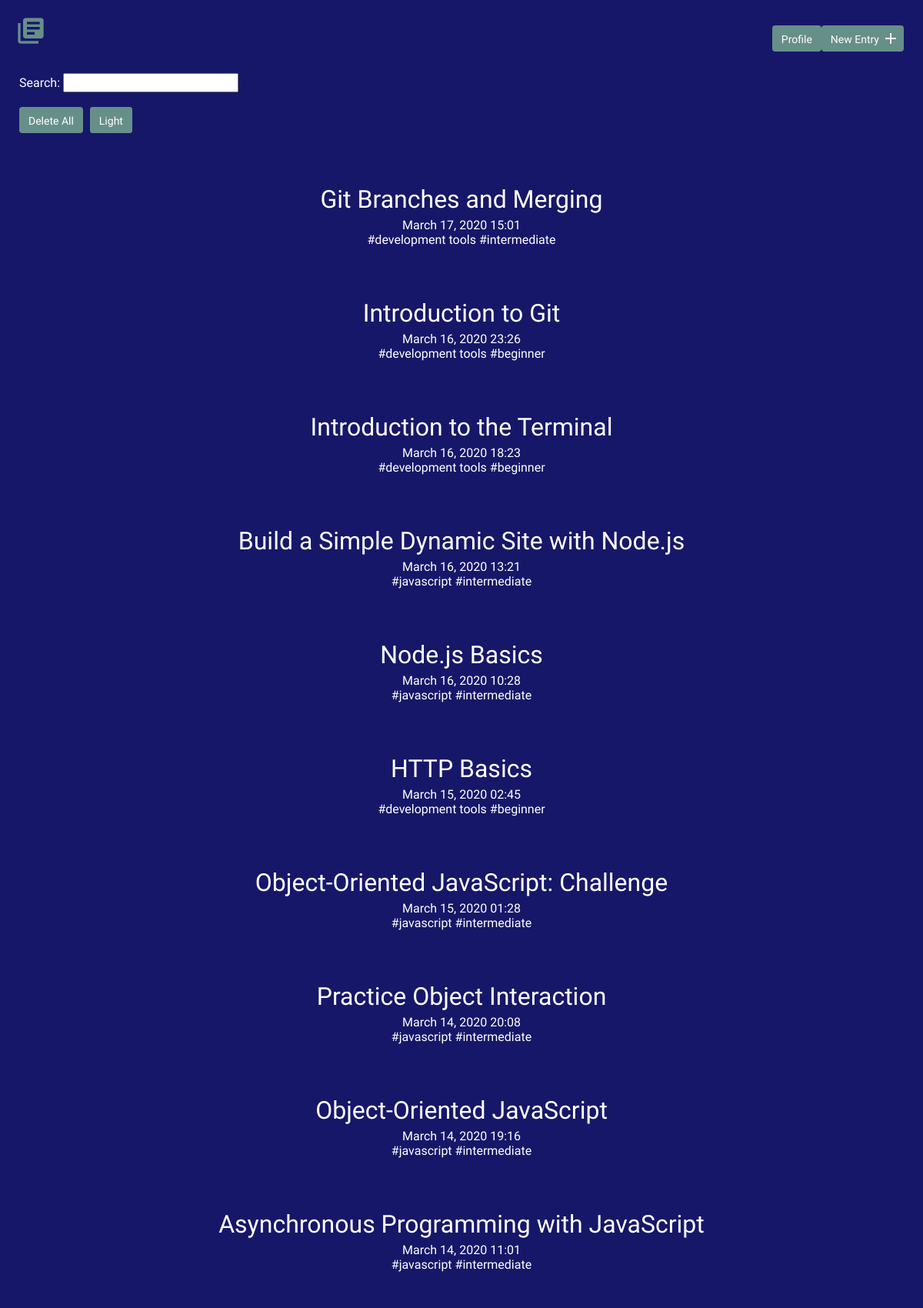
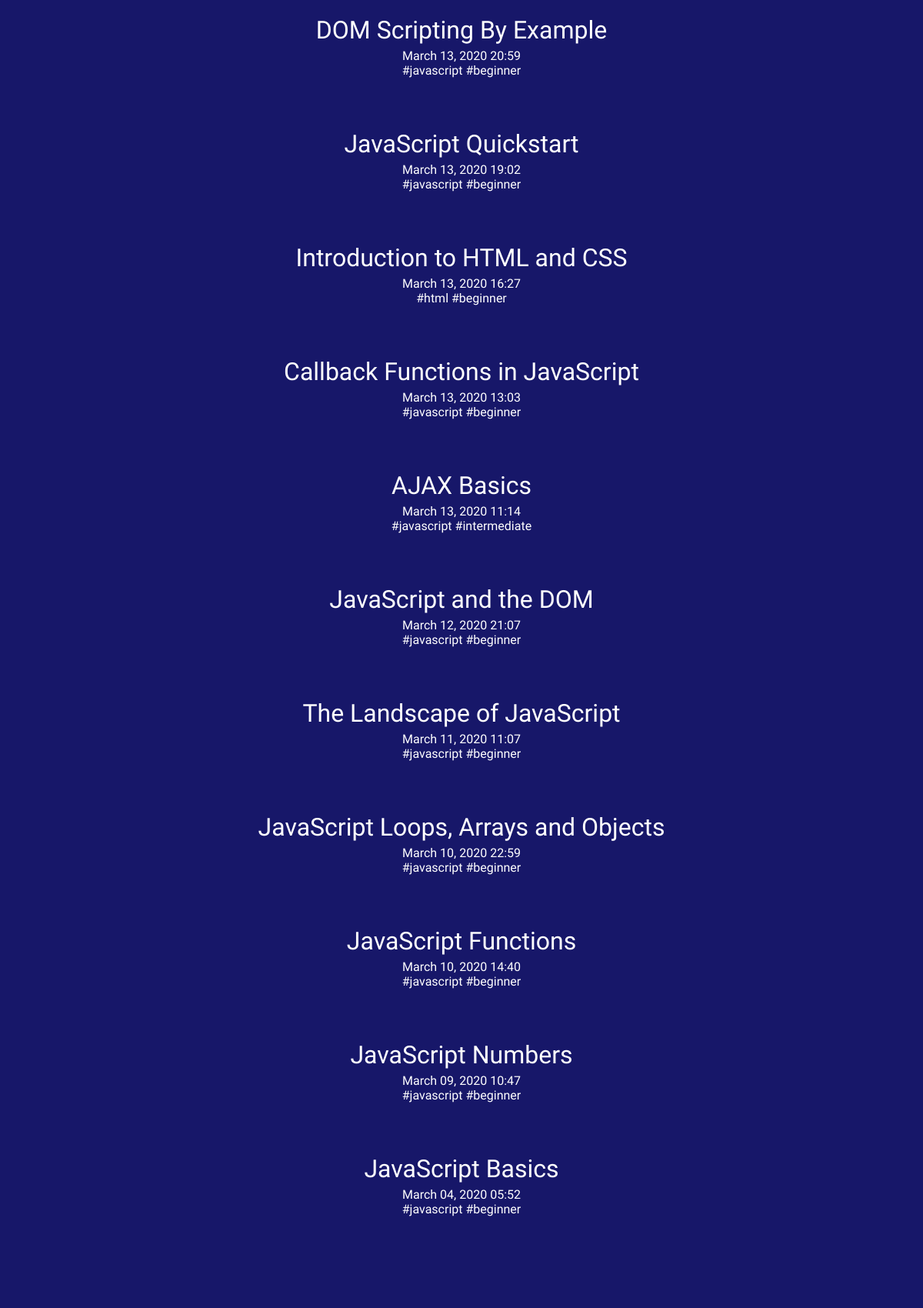
The page / (upper part) on the database its author committed (2 pictures, top to bottom).
### tables this page shows
CREATE TABLE "entries" (
	"id"	INTEGER NOT NULL PRIMARY KEY AUTOINCREMENT,
	"title"	TEXT NOT NULL,
	"date"	TEXT NOT NULL,
	"time"	TEXT NOT NULL,
	"time_spent_h"	INTEGER NOT NULL,
	"time_spent_m"	INTEGER NOT NULL,
	"learned"	BLOB NOT NULL,
	"resources"	BLOB
);

### inc/functions.php (called while the page is built, shortened)
<?php
function get_entry_list($limit, $offset) {
    include 'connection.php';
    $sql = "SELECT id, title, date, time FROM entries ";
    $sql .= "ORDER BY date DESC, time DESC, id DESC LIMIT :limit OFFSET :offset";
    try {
        $results = $db->prepare($sql);
        $results->bindValue('limit', $limit, PDO::PARAM_INT);
        $results->bindValue('offset', $offset, PDO::PARAM_INT);
        $results->execute();
    } catch (Exception $e) {
        echo "Error: " . $e->getMessage() . "<br>";
        return array();
    }
    return $results->fetchAll();
}
function get_tags($entry_id) {
    include 'connection.php';
    $sql = 'SELECT tag FROM tags ';
    $sql .= 'JOIN entry_tag ON tags.id = entry_tag.tag_id ';
    $sql .= 'JOIN entries ON entry_tag.entry_id = entries.id ';
    $sql .= 'WHERE entries.id = :entry_id';
    try {
        $results = $db->prepare($sql);
        $results->bindValue('entry_id', $entry_id, PDO::PARAM_INT);
        $results->execute();
    } catch (Exception $e) {
        echo "Error: " . $e->getMessage() . "<br>";
        return array();
    }
    return $results->fetchAll(PDO::FETCH_COLUMN, 0);
}

### index.php (the view, shortened to what this page needs)
<?php
require 'inc/functions.php';
$page = filter_input(INPUT_GET, 'p', FILTER_SANITIZE_NUMBER_INT);
if (empty($page)) {
    $page = 1;
}
$limit = 25;
$offset = $limit * ($page - 1);
include 'inc/header.php';
?>
    <section>
      <div class="container">
        <form method="get">
          Search:
          <input type="search" name="search" required>
        </form>
        <br>
        <?php
        if (empty($entries) && count(get_entry_list($limit, $offset)) >= $limit) {
            echo "<a href='index.php?p=" . ($page+1). "' class='button'>Next Page</a>";
        }
        if (!empty(get_entry_list($limit, $offset))) {
            echo "<input type='submit' class='button' value='Delete All' onclick='confirmDeleteAll()'>";
        }
        ?>
        <?php
        if (!empty($entries) && $page > 1) {
            echo "<a href='index_l.php?search=" . trim($search) . "&p=" . $page . "' class='button'>Light</a>";
        } elseif (!empty($entries) && $page == 1) {
            echo "<a href='index_l.php?search=" . trim($search) . "' class='button'>Light</a>";
        } elseif (empty($entries) && $page > 1) {
            echo "<a href='index_l.php?p=" . $page . "' class='button'>Light</a>";
        } else {
            echo "<a href='index_l.php' class='button'>Light</a>";
        }
        ?>
        <div class="entry-list">
          <?php
          if (isset($entries)) {
              foreach ($entries as $entry) {
                  echo "<article>";
                  echo "<h2><a href='detail.php?id=" . $entry['id'] . "'>" . $entry['title'] . "</a></h2>";
                  echo "<time datetime='" . $entry['date'] . " " . $entry['time'] . "'>" . date("F d, Y H:i", strtotime($entry['date'] . " " . $entry['time'])) . "</time><br>";
                  $tags = get_tags($entry['id']);
                  foreach ($tags as $tag) {
                      echo "<a href='tags.php?tag=" . $tag . "'>#" . $tag . "</a> ";
                  }
                  echo "</article>";
              }
          } else {
              foreach (get_entry_list($limit, $offset) as $item) {
                  echo "<article>";
                  echo "<h2><a href='detail.php?id=" . $item['id'] . "'>" . $item['title'] . "</a></h2>";
                  echo "<time datetime='" . $item['date'] . " " . $item['time'] . "'>" . date("F d, Y H:i", strtotime($item['date'] . " " . $item['time'])) . "</time><br>";
                  $tags = get_tags($item['id']);
                  foreach ($tags as $tag) {
                      echo "<a href='tags.php?tag=" . $tag . "'>#" . $tag . "</a> ";
                  }
                  echo "</article>";
              }
          }
          ?>
        </div>
      </div>
    </section>
<?php include 'inc/footer.php'; ?>

### inc/header.php (shortened to what this page needs)
<!DOCTYPE html>
<html>
  <head>
    <link rel="stylesheet" href="css/normalize.css">
    <link rel="stylesheet" href="css/site.css">
  </head>
  <body>
    <header>
      <div class="container">
        <div class="site-header">
          <a class="logo" href="index.php" title="Home"><i class="material-icons">library_books</i></a>
          <a class="button icon-right" href="new.php"><span>New Entry</span> <i class="material-icons">add</i></a>
          <a class="button" href="profile.php">Profile</a>
        </div>
      </div>
    </header>

### inc/footer.php (shortened to what this page needs)
  </body>
</html>

### css/site.css (style rules this page uses)
body { font-size: 16px; font-family: 'Cousine', serif; font-weight: 400; color: #fff; background-color: #171769; }
.container { margin: 0 auto; padding: 0 25px; }
header .site-header { margin: 0 auto; height: 95px; }
header .logo i { color: #678f89; margin: 20px 0 0 -5px; float: left; font-size: 40px; }
header .button { float: right; margin: 33px 0 0 0; }
a { text-decoration: none; color: #fff; }
.button { padding: 8px 10px 6px 10px; background: #678f89; border: 2px solid #678f89; border-radius: 4px; text-decoration: none; color: #fff; position: relative; text-align: center; font-size: 14px; }
.button.icon-right { padding-right: 30px; }
.button.icon-right i { position: absolute; top: 3px; right: 3px; }
h1, h2, h3 { margin: 0; font-weight: 400; line-height: 1em; color: #fff; }
h2 { font-size: 32px; }
.entry-list, .edit-entry, .new-entry { max-width: 800px; margin: 0 auto; padding: 70px 0 150px 0; }
.entry-list article { margin-bottom: 70px; text-align: center; }
.entry-list article:last-child { margin-bottom: 0; }
.entry-list article h2 { margin-bottom: 8px; }
form input, form select, form textarea { color: #000; }
input[type=submit] { margin-right: 5px; }

### rows shown on the page
entries: title "Git Branches and Merging", date+time "March 17, 2020 15:01", tag "development tools", tag "intermediate"
entries: title "Introduction to Git", date+time "March 16, 2020 23:26", tag "development tools", tag "beginner"
entries: title "Introduction to the Terminal", date+time "March 16, 2020 18:23", tag "development tools", tag "beginner"
entries: title "Build a Simple Dynamic Site with Node.js", date+time "March 16, 2020 13:21", tag "javascript", tag "intermediate"
entries: title "Node.js Basics", date+time "March 16, 2020 10:28", tag "javascript", tag "intermediate"
entries: title "HTTP Basics", date+time "March 15, 2020 02:45", tag "development tools", tag "beginner"
entries: title "Object-Oriented JavaScript: Challenge", date+time "March 15, 2020 01:28", tag "javascript", tag "intermediate"
entries: title "Practice Object Interaction", date+time "March 14, 2020 20:08", tag "javascript", tag "intermediate"
entries: title "Object-Oriented JavaScript", date+time "March 14, 2020 19:16", tag "javascript", tag "intermediate"
entries: title "Asynchronous Programming with JavaScript", date+time "March 14, 2020 11:01", tag "javascript", tag "intermediate"
entries: title "DOM Scripting By Example", date+time "March 13, 2020 20:59", tag "javascript", tag "beginner"
entries: title "JavaScript Quickstart", date+time "March 13, 2020 19:02", tag "javascript", tag "beginner"
entries: title "Introduction to HTML and CSS", date+time "March 13, 2020 16:27", tag "html", tag "beginner"
entries: title "Callback Functions in JavaScript", date+time "March 13, 2020 13:03", tag "javascript", tag "beginner"
entries: title "AJAX Basics", date+time "March 13, 2020 11:14", tag "javascript", tag "intermediate"
entries: title "JavaScript and the DOM", date+time "March 12, 2020 21:07", tag "javascript", tag "beginner"
entries: title "The Landscape of JavaScript", date+time "March 11, 2020 11:07", tag "javascript", tag "beginner"
entries: title "JavaScript Loops, Arrays and Objects", date+time "March 10, 2020 22:59", tag "javascript", tag "beginner"
entries: title "JavaScript Functions", date+time "March 10, 2020 14:40", tag "javascript", tag "beginner"
entries: title "JavaScript Numbers", date+time "March 09, 2020 10:47", tag "javascript", tag "beginner"
entries: title "JavaScript Basics", date+time "March 04, 2020 05:52", tag "javascript", tag "beginner"
